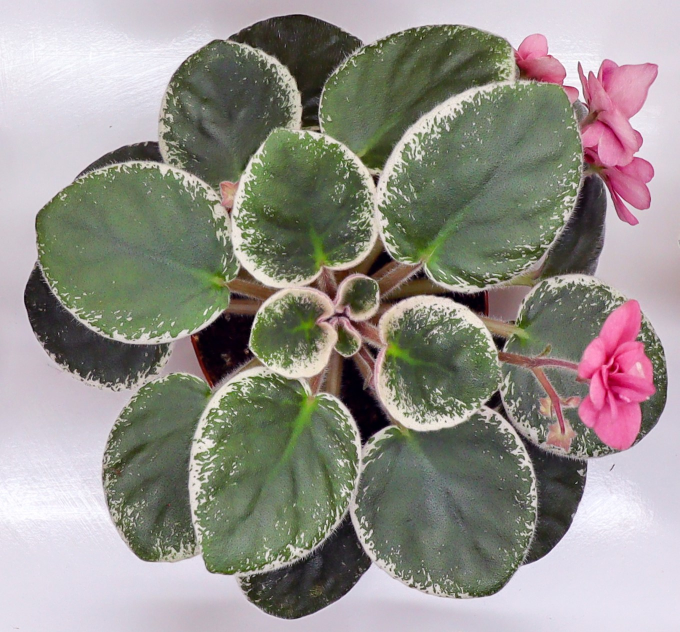
#> input picture watershed-method/test6.JPG, 1359 x 1264 px, found by its file name (shown at 1/2 size)
$ python hsv-range.py
#> lines starting #> are read from the running program, lines starting #| are printed output that depends on the picture; after the words box and inside, x2 and y2 are one past the last pixel; in counts of white or black regions, pixels touching at a corner belong together
import cv2
import sys
import numpy as np

def nothing(x):
    pass

# Create a window
cv2.namedWindow('image')

# create trackbars for color change
cv2.createTrackbar('HMin','image',0,179,nothing) # Hue is from 0-179 for Opencv
#> slider 'HMin' is set to 35
cv2.createTrackbar('SMin','image',0,255,nothing)
#> slider 'SMin' is set to 51
cv2.createTrackbar('VMin','image',0,255,nothing)
#> slider 'VMin' is set to 51
cv2.createTrackbar('HMax','image',0,179,nothing)
#> slider 'HMax' is set to 179
cv2.createTrackbar('SMax','image',0,255,nothing)
#> slider 'SMax' is set to 255
cv2.createTrackbar('VMax','image',0,255,nothing)
#> slider 'VMax' is set to 255

# Set default value for MAX HSV trackbars.
cv2.setTrackbarPos('HMax', 'image', 179)
cv2.setTrackbarPos('SMax', 'image', 255)
cv2.setTrackbarPos('VMax', 'image', 255)

# Initialize to check if HSV min/max value changes
hMin = sMin = vMin = hMax = sMax = vMax = 0
phMin = psMin = pvMin = phMax = psMax = pvMax = 0

img = cv2.imread(r"C:\Users\hasan\Desktop\leaves-segmentation\watershed-method\test6.JPG")
#> img is the input picture: shape (1264, 1359, 3); mean B, G, R 137.5, 144.1, 147.3
scale_percent = 60 # percent of original size
width = int(img.shape[1] * scale_percent / 100)
#> width = 815
height = int(img.shape[0] * scale_percent / 100)
#> height = 758
dim = (width, height)
#> dim = (815, 758)

# resize image
img = cv2.resize(img, dim, interpolation = cv2.INTER_AREA)
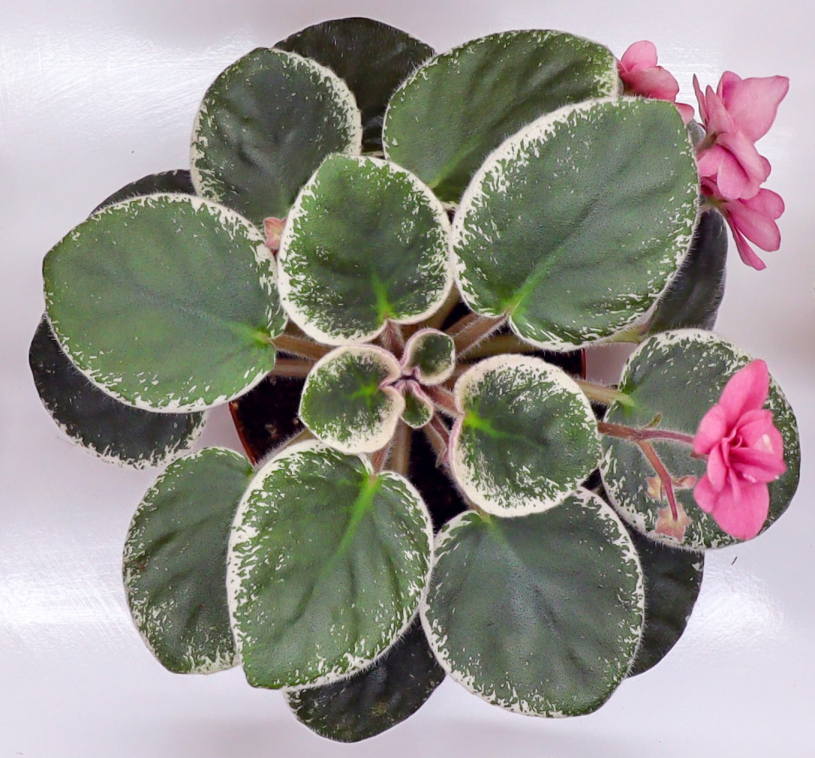
#> img: shape (758, 815, 3); mean B, G, R 137.5, 144.1, 147.3

output = img
waitTime = 33

while(1):

    # get current positions of all trackbars
    hMin = cv2.getTrackbarPos('HMin','image')
    sMin = cv2.getTrackbarPos('SMin','image')
    vMin = cv2.getTrackbarPos('VMin','image')

    hMax = cv2.getTrackbarPos('HMax','image')
    sMax = cv2.getTrackbarPos('SMax','image')
    vMax = cv2.getTrackbarPos('VMax','image')

    # Set minimum and max HSV values to display
    lower = np.array([hMin, sMin, vMin])
    upper = np.array([hMax, sMax, vMax])

    # Create HSV Image and threshold into a range.
    hsv = cv2.cvtColor(img, cv2.COLOR_BGR2HSV)
#> hsv: shape (758, 815, 3); mean H, S, V 83.3, 45.3, 154.2
    mask = cv2.inRange(hsv, lower, upper)
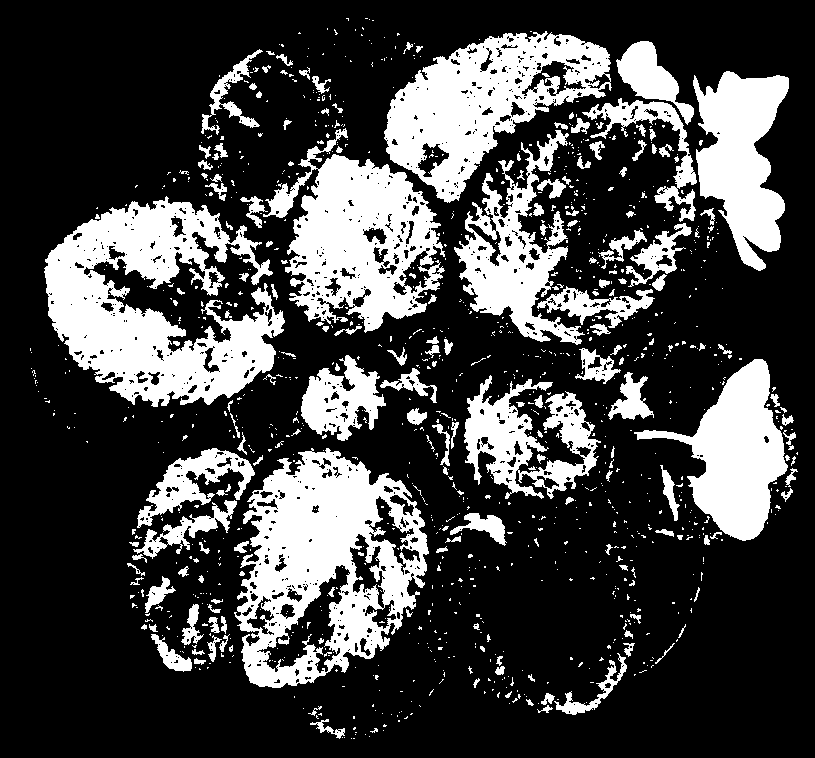
#> mask: shape (758, 815); 26.8% white; 1117 white regions (927 under 20 px), largest, box (x1, y1, x2, y2) and area: (44, 196, 285, 407) 26856, (234, 448, 429, 688) 24975, (263, 128, 445, 333) 18215
    output = cv2.bitwise_and(img,img, mask= mask)
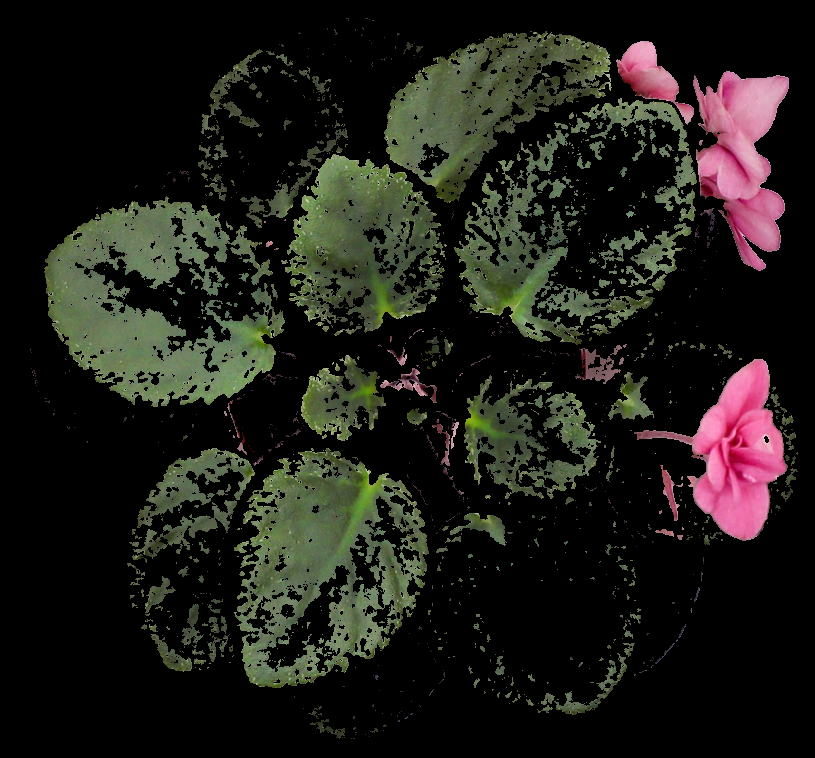
#> output: shape (758, 815, 3); mean B, G, R 23.4, 29.2, 30.3

    # Print if there is a change in HSV value
    if( (phMin != hMin) | (psMin != sMin) | (pvMin != vMin) | (phMax != hMax) | (psMax != sMax) | (pvMax != vMax) ):
        print("(hMin = %d , sMin = %d, vMin = %d), (hMax = %d , sMax = %d, vMax = %d)" % (hMin , sMin , vMin, hMax, sMax , vMax))
        phMin = hMin
        psMin = sMin
        pvMin = vMin
        phMax = hMax
        psMax = sMax
        pvMax = vMax

    # Display output image
    cv2.imshow('image',output)

    # Wait longer to prevent freeze for videos.
    if cv2.waitKey(waitTime) & 0xFF == ord('q'):
#> (key q is pressed here)
        break

cv2.destroyAllWindows()

$ run again, with watershed-method/test7.jpg copied over watershed-method/test6.JPG
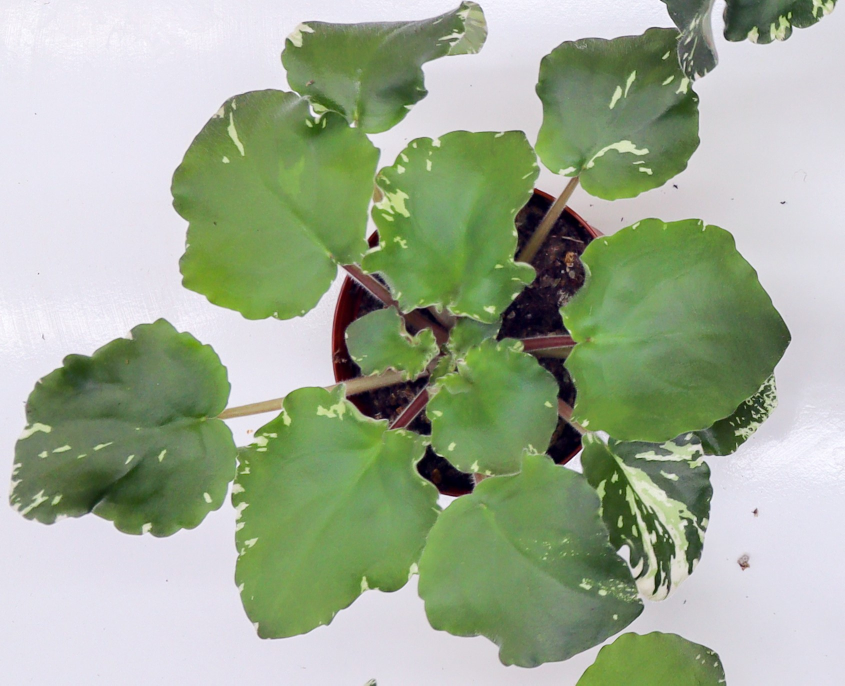
#> input picture watershed-method/test7.jpg, 1689 x 1371 px, found by its file name (shown at 1/2 size)
#> img is the input picture: shape (1371, 1689, 3); mean B, G, R 149.1, 173, 160
#> img: shape (822, 1013, 3)
#> hsv: shape (822, 1013, 3); mean H, S, V 84.5, 61.6, 178.1
#> `mask = cv2.inRange(hsv, lower, upper)`:
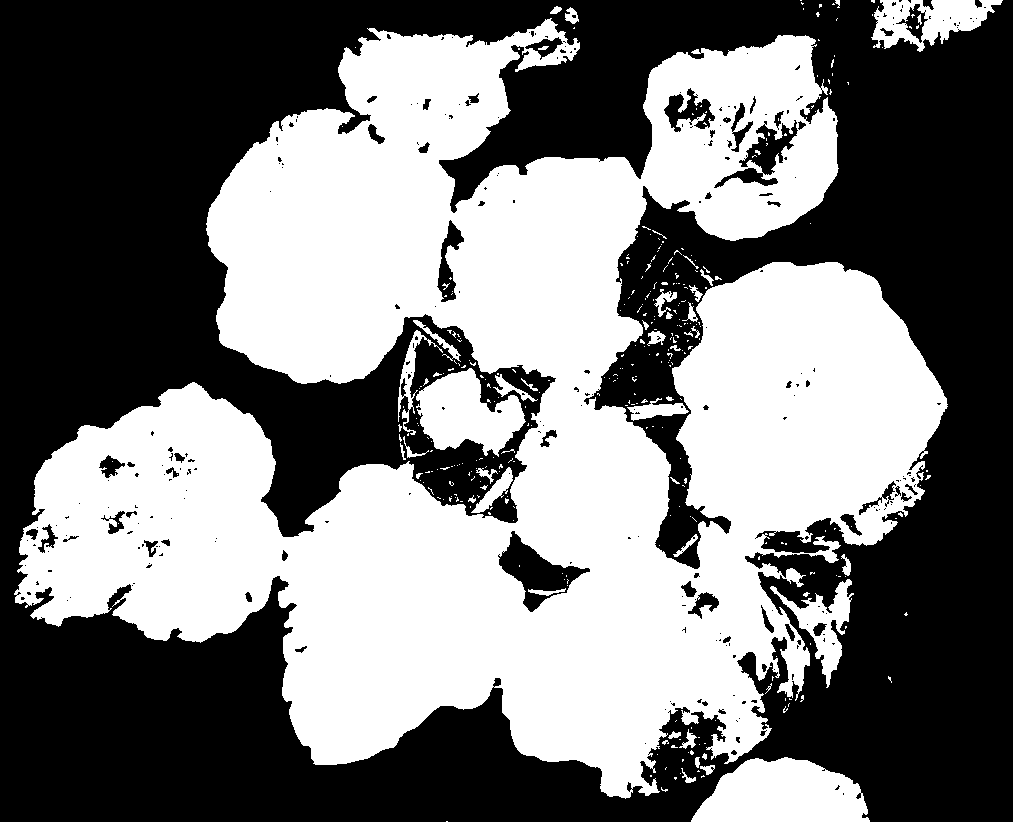
#> mask: shape (822, 1013); 47% white; 347 white regions (298 under 20 px), largest, box (x1, y1, x2, y2) and area: (14, 18, 948, 799) 364283, (691, 757, 870, 822) 8557, (416, 368, 526, 457) 5757
#> `output = cv2.bitwise_and(img,img, mask= mask)`:
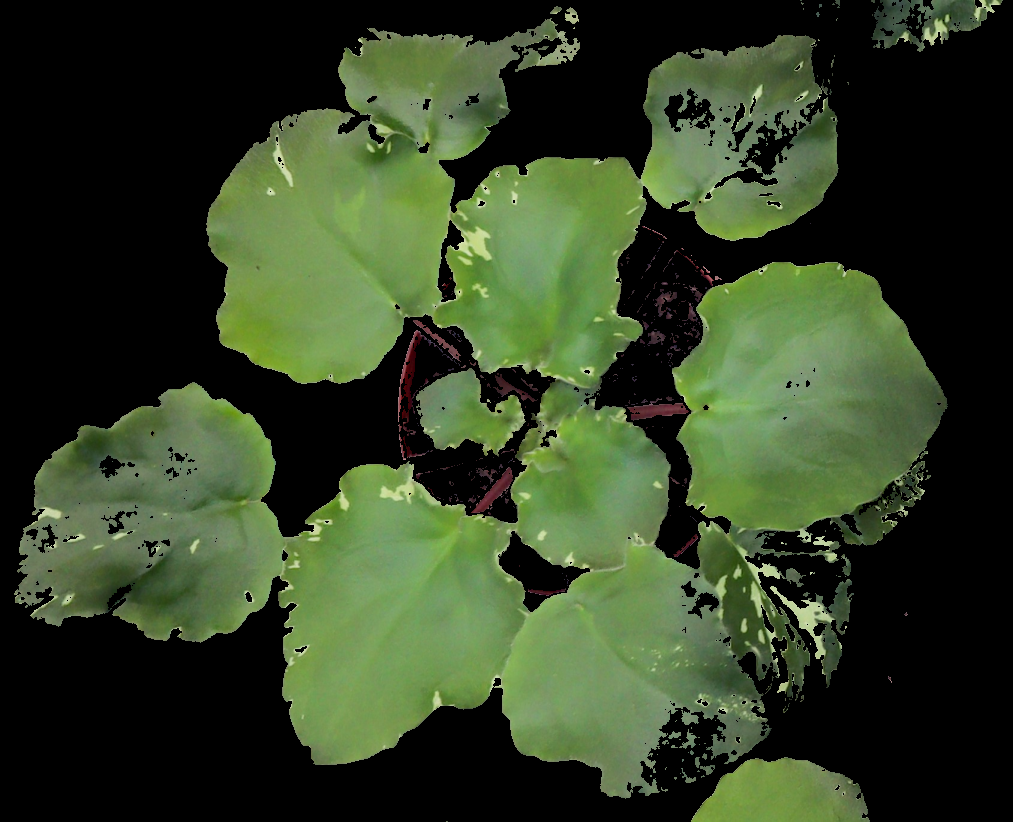
#> output: shape (822, 1013, 3); mean B, G, R 37.5, 64.5, 50.5

$ run again, with watershed-method/test8.jpg copied over watershed-method/test6.JPG
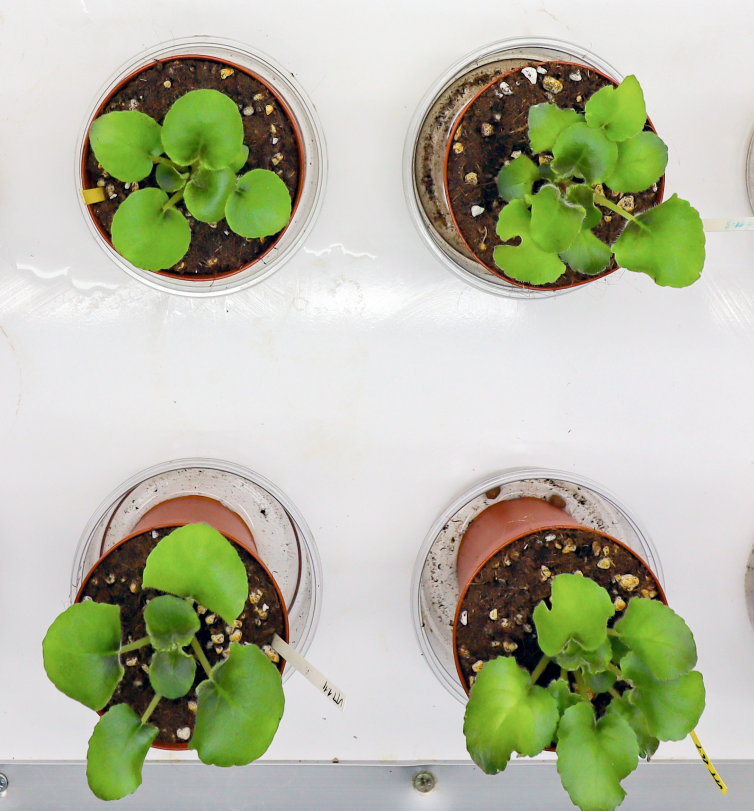
#> input picture watershed-method/test8.jpg, 2262 x 2433 px, found by its file name (shown at 1/3 size)
#> img is the input picture: shape (2433, 2262, 3); mean B, G, R 163.8, 186.3, 182.6
#> img: shape (1459, 1357, 3)
#> hsv: shape (1459, 1357, 3); mean H, S, V 68.5, 54.8, 192.1
#> `mask = cv2.inRange(hsv, lower, upper)`:
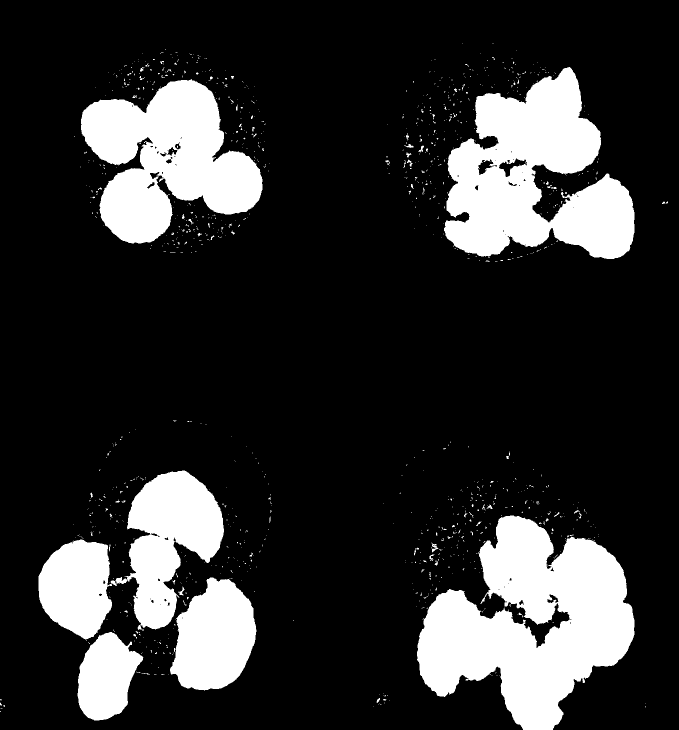
#> mask: shape (1459, 1357) (shown at 1/2 size); 18.8% white; 1106 white regions (1034 under 20 px), largest, box (x1, y1, x2, y2) and area: (834, 1031, 1269, 1459) 106683, (888, 134, 1269, 518) 86549, (162, 158, 525, 487) 69724
#> `output = cv2.bitwise_and(img,img, mask= mask)`:
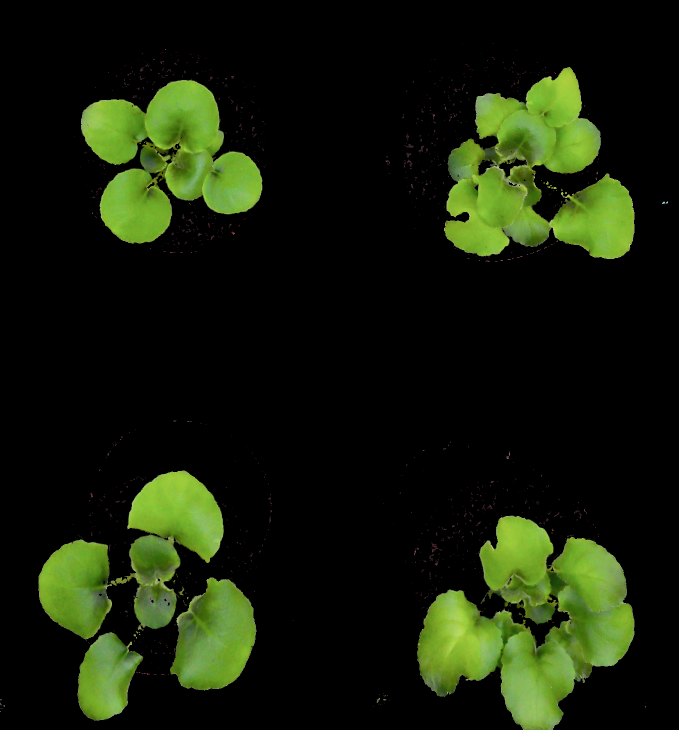
#> output: shape (1459, 1357, 3) (shown at 1/2 size); mean B, G, R 9.3, 29.4, 21
